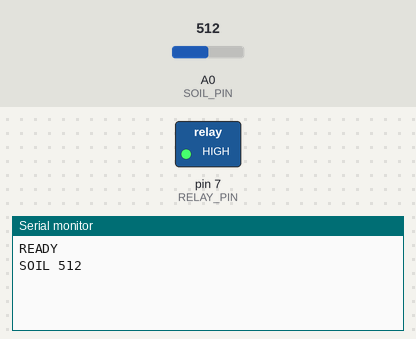
Simulated run of this sketch. Board: Arduino Uno, built with avr-gcc and run on an emulated ATmega328P. Parts: switched loads named in the sketch (green lamp = pin HIGH), the last lines printed to the serial monitor. Inputs (shaded band) come from the test bench; at power-on: A0 (SOIL_PIN) = 512. Pins used as bus, display or sensor lines are not drawn.

Above: at 1.8 s.
1.9 s: A0 (SOIL_PIN) set to 107
At 2.8 s:
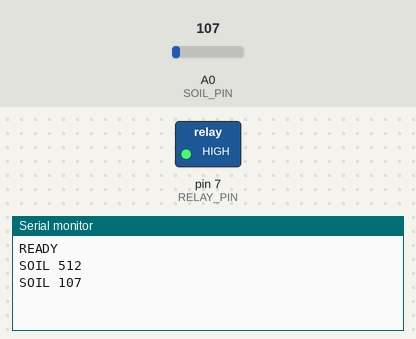
3.4 s: A0 (SOIL_PIN) set to 88
At 4.8 s:
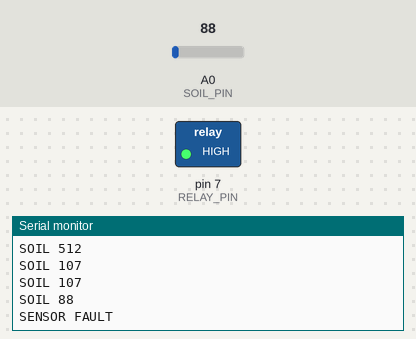
Timing chart, 0 to 6.4 s (numbered marks = the images above; inputs shaded):
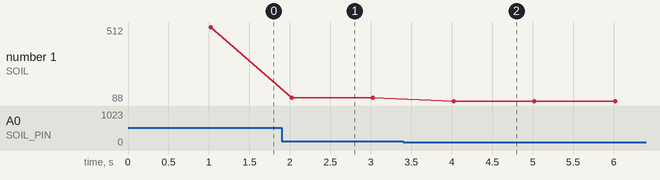

The sketch:

agriscout_soil.ino
```cpp
// AgriScout soil + pump — Uno decides on its own, Pi only displays SOIL lines
const uint8_t SOIL_PIN   = A0;
const uint8_t RELAY_PIN  = 7;
const uint8_t SENSOR_PWR = 8;                // D8 powers the soil sensor
const bool RELAY_ACTIVE_HIGH = false;        // this relay switches ON with LOW

const int FAULT_BELOW    = 100;              // below this = A0 unplugged / probe shorted -> change nothing (0 turns this off)
const int DRY_ABOVE      = 800;              // above this = dry -> water
const int NO_PROBE_ABOVE = 1010;              // at/above this = probe in air, never pump (air = 1023)

const unsigned long START_MS       = 2000;   // wait after power-up before first burst
const unsigned long DRY_CONFIRM_MS = 10000;   // soil must read dry, unbroken, this long before a burst (5000-10000)
const unsigned long PUMP_MS        = 20000;   // each burst lasts 15 s
const unsigned long SOAK_MS        = 3000;   // wait between bursts so water reaches the probe
const int MAX_BURSTS               = 10;      // safety: stop after 5 dry bursts in a row
const unsigned long REPORT_MS      = 1000;   // check soil every 1 s
const uint8_t SAMPLES              = 10;     // readings averaged per check

bool pumpOn = false, lockedOut = false, pumpedYet = false;
int burstsInRow = 0;
unsigned long pumpStart = 0, lastPumpEnd = 0, lastReport = 0;
unsigned long dryStart = 0;                  // when the current unbroken dry spell began (0 = not dry now)

void relay(bool on) { digitalWrite(RELAY_PIN, (on == RELAY_ACTIVE_HIGH) ? HIGH : LOW); }

int readSoil() {                             // average SAMPLES readings to smooth the wobble
  int sum = 0;                               // 10 x 1023 = 10230 fits in a 16-bit int
  for (uint8_t i = 0; i < SAMPLES; i++) { sum += analogRead(SOIL_PIN); delay(2); }
  return sum / SAMPLES;
}

void setup() {
  relay(false); pinMode(RELAY_PIN, OUTPUT); relay(false);   // relay OFF before anything else (keep both calls)
  pinMode(SENSOR_PWR, OUTPUT); digitalWrite(SENSOR_PWR, HIGH);
  Serial.begin(9600); Serial.println(F("READY"));
}

void loop() {
  unsigned long now = millis();

  // 1. Turn the pump off when the burst time is up (always enforced)
  if (pumpOn && now - pumpStart >= PUMP_MS) {
    relay(false); pumpOn = false; lastPumpEnd = now; Serial.println(F("PUMP OFF"));
  }

  // 2. Every second: read soil, report it, decide
  if (now - lastReport >= REPORT_MS) {
    lastReport = now;
    int soil = readSoil();
    Serial.print(F("SOIL ")); Serial.println(soil);

    bool waitedEnough = pumpedYet ? (now - lastPumpEnd >= SOAK_MS) : (now >= START_MS);

    if (soil < FAULT_BELOW) {                      // implausibly low: wiring fault, not wet soil
      Serial.println(F("SENSOR FAULT"));
      dryStart = 0;                                // counters untouched, dry timer restarts
    } else if (soil <= DRY_ABOVE) {                // wet enough -> reset safety counter
      burstsInRow = 0; lockedOut = false; dryStart = 0;
    } else if (soil >= NO_PROBE_ABOVE) {           // probe in air -> restart the dry timer
      dryStart = 0;
    } else {                                       // reads dry soil
      if (dryStart == 0) dryStart = now;           // first dry reading of this spell
      if (!pumpOn && !lockedOut && waitedEnough && now - dryStart >= DRY_CONFIRM_MS) {
        if (burstsInRow >= MAX_BURSTS) { lockedOut = true; Serial.println(F("PUMP LOCKOUT")); }
        else {
          relay(true); pumpOn = true; pumpStart = now;
          burstsInRow++; pumpedYet = true; Serial.println(F("PUMP ON"));
        }
      }
    }
  }
}
```

Measured:
- the behaviour switches between 100 and 99 on A0 (SOIL_PIN) (found by bisection; images 1 and 2)
- after the input at 1.9 s, the serial monitor: prints a new line after 0.12 s (image 1)
- after the input at 3.4 s, the serial monitor: prints a new line after 0.62 s (image 2)
- plotted number 1: 512 → 107 after the input at 1.9 s, 107 → 88 after the input at 3.4 s
